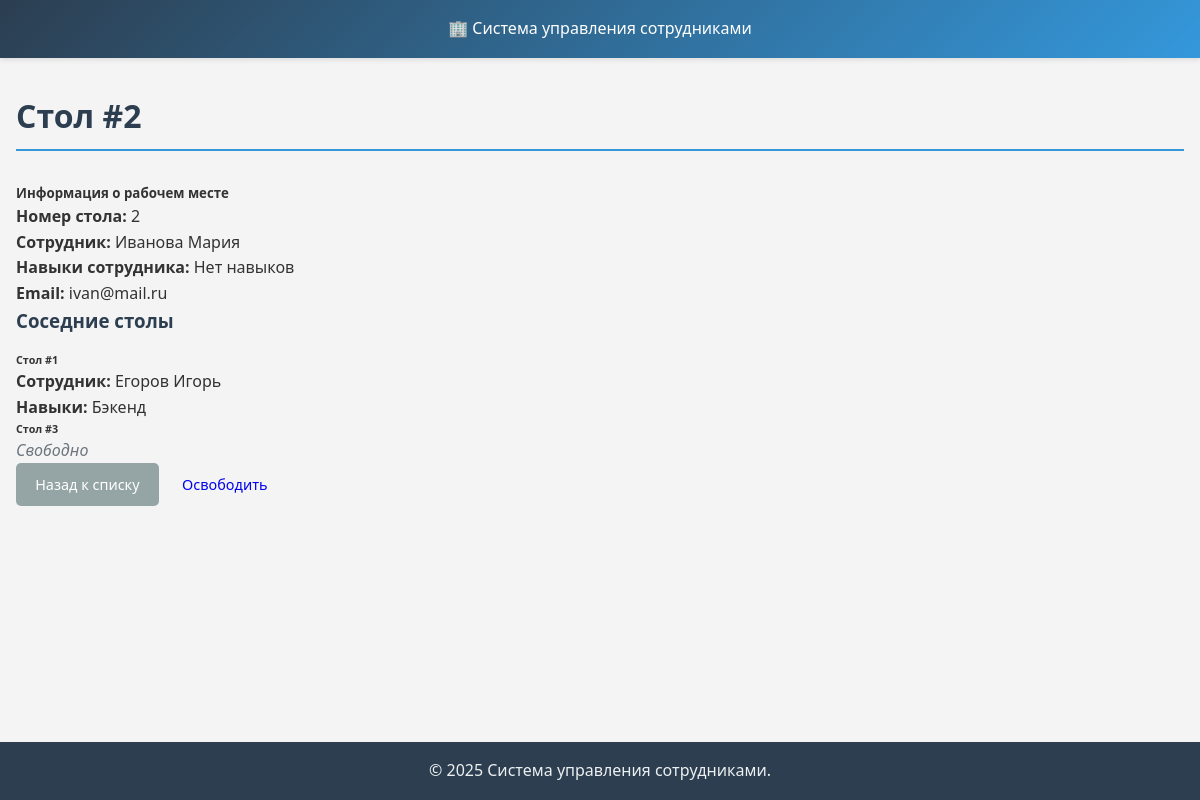
/workplaces/2/, run on an earlier commit of the app's database.
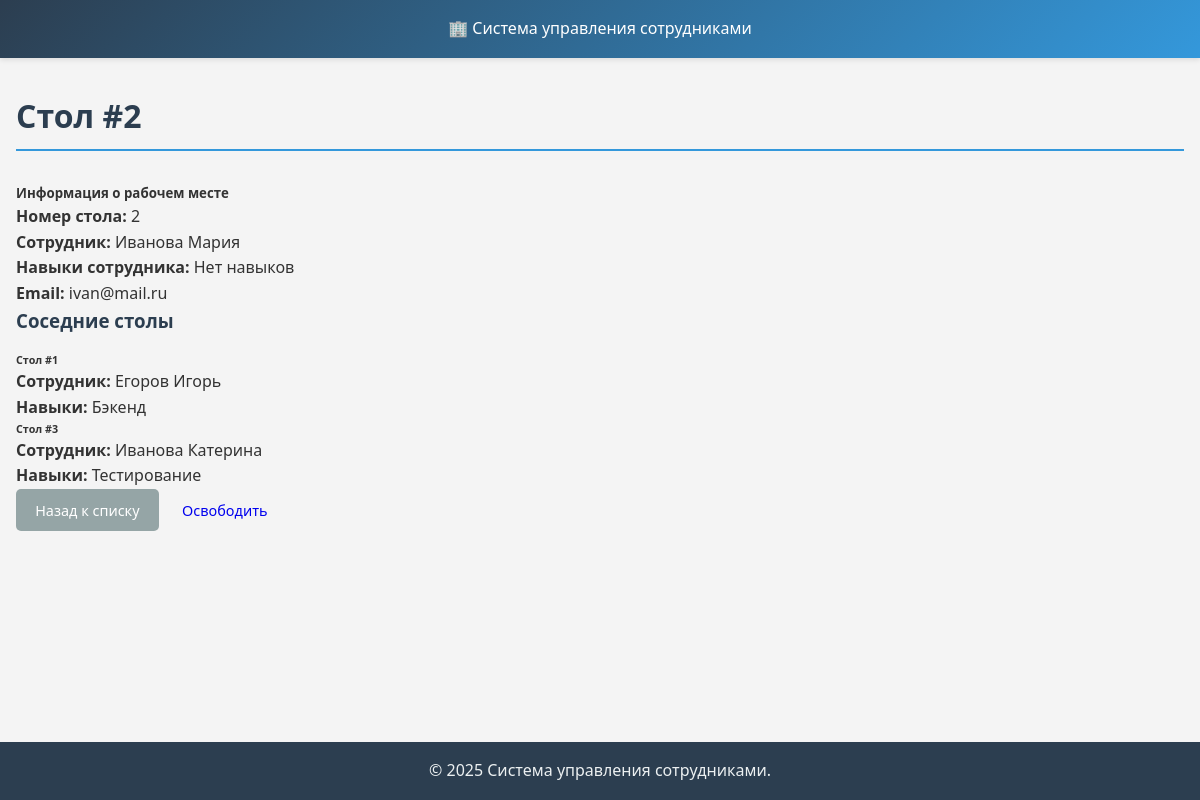
And on a later commit of the database.
### workplaces/models.py (models this page shows, shortened)
class Workplace(models.Model):
    desk_number = models.CharField(
        max_length=10, unique=True, verbose_name="Номер стола"
    )
    employee = models.OneToOneField(
        Employee,
        on_delete=models.SET_NULL,
        null=True,
        blank=True,
        related_name="workplace",  # Добавляем related_name
        verbose_name="Сотрудник",
    )
    additional_info = models.TextField(
        blank=True, verbose_name="Дополнительная информация"
    )
    class Meta:
        verbose_name = "Рабочее место"
        verbose_name_plural = "Рабочие места"
    def get_neighbor_tables(self):
        try:
            current_desk_num = int(self.desk_number)
            return [str(current_desk_num - 1), str(current_desk_num + 1)]
        except ValueError:
            return []

### employees/models.py (models this page shows, shortened)
class Employee(AbstractUser):
    GENDER_CHOICES = [
        ("M", "Мужской"),
        ("F", "Женский"),
    ]
    email = models.EmailField(
        unique=True,
        verbose_name="Email",
        blank=False,
    )
    username = models.CharField(
        max_length=150,
        unique=True,
        verbose_name="Логин",
    )
    middle_name = models.CharField(max_length=100, blank=True, verbose_name="Отчество")
    gender = models.CharField(max_length=1, choices=GENDER_CHOICES, verbose_name="Пол")
    description = models.TextField(blank=True, verbose_name="Описание")
    """
    groups = models.ManyToManyField(
        Group,
        verbose_name="Группы",
        blank=True,
        related_name="employee_groups",  # чтобы избежать конфликтов
        related_query_name="employees",
    )
    """
    class Meta:
        ordering = ("-date_joined",)
        verbose_name = "Сотрудник"
        verbose_name_plural = "Сотрудники"
    def get_skills_display(self):
        skills = self.skills.all()
        if skills:
            return ", ".join([f"{skill.get_skill_display()}" for skill in skills])
        return "Нет навыков"
    def is_developer(self):
        return self.skills.filter(skill__in=["frontend", "backend"]).exists()
    def __str__(self):
        return f"{self.last_name} {self.first_name}"

class EmployeeSkill(models.Model):
    SKILL_CHOICES = [
        ("frontend", "Фронтенд"),
        ("backend", "Бэкенд"),
        ("testing", "Тестирование"),
        ("management", "Управление проектами"),
        ("design", "Дизайн"),
        ("devops", "DevOps"),
    ]
    employee = models.ForeignKey(
        Employee,
        on_delete=models.CASCADE,
        related_name="skills",
        verbose_name="Сотрудник",
    )
    skill = models.CharField(
        max_length=100, choices=SKILL_CHOICES, verbose_name="Навык"
    )
    level = models.IntegerField(
        validators=[MinValueValidator(1), MaxValueValidator(10)],
        verbose_name="Уровень навыка",
    )
    class Meta:
        unique_together = ("employee", "skill")
        verbose_name = "Навык сотрудника"
        verbose_name_plural = "Навыки сотрудников"

### workplaces/views.py (the view)
# urls.py: path("<int:pk>/", views.workplace_detail, name="workplace_detail"),
def workplace_detail(request, pk):
    workplace = get_object_or_404(Workplace.objects.select_related("employee"), pk=pk)
    neighbor_desks = workplace.get_neighbor_tables()
    neighbors = Workplace.objects.filter(desk_number__in=neighbor_desks).select_related(
        "employee"
    )
    context = {
        "workplace": workplace,
        "neighbors": neighbors,
    }
    return render(request, "workplaces/workplace_detail.html", context)

### templates/workplaces/workplace_detail.html (shortened to what this page needs)
{% extends 'base.html' %}
{% load static %}
{% block extra_css %}
    <link rel="stylesheet" href="{% static 'css/workplaces/workplaces.css' %}">
{% endblock %}
{% block content %}
<div class="container">
    <h1>Стол #{{ workplace.desk_number }}</h1>
    <div class="card">
        <div class="card-body">
            <h5 class="card-title">Информация о рабочем месте</h5>
            <p><strong>Номер стола:</strong> {{ workplace.desk_number }}</p>
            {% if workplace.employee %}
            <p><strong>Сотрудник:</strong> {{ workplace.employee }}</p>
            <p><strong>Навыки сотрудника:</strong> {{ workplace.employee.get_skills_display }}</p>
            <p><strong>Email:</strong> {{ workplace.employee.email }}</p>
            {% else %}
            <p><strong>Статус:</strong> Свободно</p>
            {% endif %}
        </div>
    </div>
    <h3 class="mt-4">Соседние столы</h3>
    <div class="row">
        {% for neighbor in neighbors %}
        <div class="col-md-6 mb-3">
            <div class="card {% if neighbor.employee %}border-{% if neighbor.employee.is_developer %}primary{% else %}warning{% endif %}{% endif %}">
                <div class="card-body">
                    <h6 class="card-title">Стол #{{ neighbor.desk_number }}</h6>
                    {% if neighbor.employee %}
                    <p class="card-text">
                        <strong>Сотрудник:</strong> {{ neighbor.employee }}<br>
                        <strong>Навыки:</strong> {{ neighbor.employee.get_skills_display }}
                    </p>
                    {% else %}
                    <p class="card-text text-muted">Свободно</p>
                    {% endif %}
                </div>
            </div>
        </div>
        {% empty %}
        <p class="text-muted">Нет соседних столов</p>
        {% endfor %}
    </div>
    <div class="mt-3">
        <a href="{% url 'workplaces:workplaces' %}" class="btn btn-secondary">Назад к списку</a>
        {% if workplace.employee %}
        <a href="{% url 'workplaces:clear_workplace' workplace.pk %}" class="btn btn-warning">Освободить</a>
        {% else %}
        <a href="{% url 'workplaces:booking' workplace.pk %}" class="btn btn-success">Забронировать</a>
        {% endif %}
    </div>
</div>
{% endblock %}

What changed in the data, as far as the page shows it:
changed Workplace: employee (not shown) → "Иванова Катерина"; employee.skills (not shown) → "Тестирование"; employee_id "Свободно" → "Сотрудник: Навыки:"
